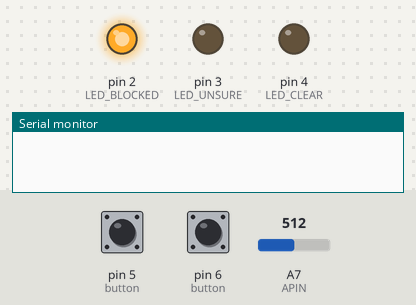
This sketch was run on a simulated Arduino Nano, built with avr-gcc and run on an emulated ATmega328P. Shown: output pins drawn as LEDs (lit = HIGH), the last lines printed to the serial monitor. The test bench sets the inputs (shaded band); at power-on: pin 5 (button) HIGH, pin 6 (button) HIGH, A7 (APIN) = 512.

Above: at 0.1 s.
At 0.6 s:
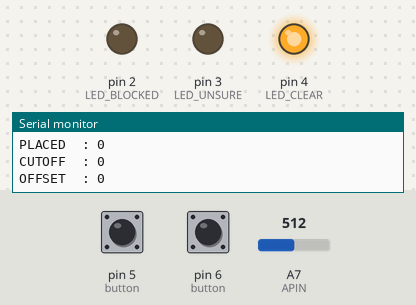
Timing chart, 0 to 2.1 s (numbered marks = the images above):
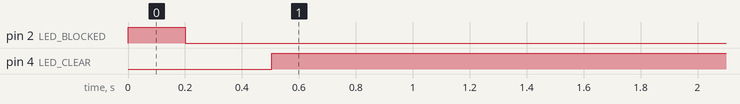

The sketch:

photodetector_cube_demo.ino
```cpp
/****************************************************************************

File Name:      photodetector_cube_demo.ino
Author:         Curtis Lee
Description:    Testing a single photodetector cube for Chessbox.
                Designed with visible light LED and photodetector, but should
                work for infrared LEDs too.
                Manually calibrated for now.
****************************************************************************/
/* testing with red LEDs? */
#define COLOR_RED true
/* print everything, for debugging */
#define VERBOSE false

/* number of buttons and calibration values */
#define NUM 2

/* pins */
#define APIN A7
#define BUTTON_BASELINE 5
#define BUTTON_CALIBRATE 6
#define LED_UNSURE 3
#define LED_CLEAR 4
#define LED_BLOCKED 2
#define LED_SQUARE 2

/* calibration and read values */
#define SAMPLE_TIMES 10
#define SAMPLE_RATE 50
int calibration[NUM];
int cutoff;
long lastReadTime = 0;
/* red bleeds IR, need to offset */
int redOffset;

/* handle buttons (probably overkill method btw) */
#define DEBOUNCE_TIME 150
#define FUNC_BASELINE 0
#define FUNC_CALIBRATE 1
byte button[NUM] = {BUTTON_BASELINE, BUTTON_CALIBRATE};
long currentTime[NUM] = {0};
long lastTime[NUM] = {0};
bool currentState[NUM] = {LOW};
bool prevState[NUM] = {LOW};
bool blocked = false;
bool light = LOW;
long lastLightTime = 0;

/* function declares */
int readAvgValue();
int readAvgValue(int * value);

/* you know what this is */
void setup() {
  Serial.begin(115200);
  pinMode(LED_UNSURE, OUTPUT);
  pinMode(LED_CLEAR, OUTPUT);
  pinMode(LED_BLOCKED, OUTPUT);
  pinMode(LED_SQUARE, OUTPUT);
  for(int i = 0; i < NUM; i++){
    pinMode(button[i], INPUT_PULLUP);
  }

  if(COLOR_RED) redOffset = getRedOffset();
  /* calibrate baseline at startup, assuming it starts clear */
  calibration[FUNC_BASELINE] = readAvgValue();
  printVariables();
}

/* you know what this is */
void loop() {
  /* get the current time each loop */
  long now = millis();

  /* debounce and handle every button, again probably overkill */
  for(int i = 0; i < NUM; i++){
      currentState[i] = digitalRead(button[i]);
      if(now - lastTime[i] > DEBOUNCE_TIME)
      {
        if(currentState[i] == LOW && prevState[i] == HIGH)
        {
          /* calibrate specified value */
          if(COLOR_RED && light){
            calibration[i] = readAvgValue() - redOffset;
          }
          else{
            readAvgValue(&calibration[i]);
          }
          readAvgValue(&calibration[i]);
          /*  and recalculate cutoff point */
          cutoff = (calibration[FUNC_BASELINE]+calibration[FUNC_CALIBRATE]) / 2;
          /*  and might as well print those values */
          printVariables();
          lastTime[i] = now;
        }
        prevState[i] = currentState[i];
      }
  }

  /* only sample at the defined sample rate */
  if(now - lastReadTime > SAMPLE_RATE){
    /* read photodiode value */
    int sensorValue = analogRead(APIN);
    if(VERBOSE) Serial.println(sensorValue);

    /* print LED accordingly */
    if(COLOR_RED && light){
      blocked = (sensorValue - redOffset) < cutoff;
    }
    else{
      blocked = sensorValue < cutoff;
    }
    //digitalWrite(LED_BLOCKED, blocked);
    if(!blocked) light = LOW;
    digitalWrite(LED_CLEAR, !blocked);

    lastReadTime = now;
  }

  if(blocked && (now - lastLightTime > 500)){
    light = !light;
    lastLightTime = now;
  }
  digitalWrite(LED_SQUARE, light);
}

/* prints out calibration info */
void printVariables(){
  Serial.print(F("BASELINE: "));
  Serial.println(calibration[FUNC_BASELINE]);
  Serial.print(F("PLACED  : "));
  Serial.println(calibration[FUNC_CALIBRATE]);
  Serial.print(F("CUTOFF  : "));
  Serial.println(cutoff);
  Serial.print(F("OFFSET  : "));
  Serial.println(redOffset);
}
/* calculates the offset to compensate if using red LED that emits IR */
int getRedOffset(){
  digitalWrite(LED_SQUARE, HIGH);
  delay(100);
  int red = readAvgValue();
  digitalWrite(LED_SQUARE, LOW);
  delay(100);
  int black = readAvgValue();
  int offset =  red - black;
  if(VERBOSE){
    Serial.print(F("Red Offset: "));
    Serial.print(red);
    Serial.print(F(" + "));
    Serial.print(black);
    Serial.print(F(" = "));
    Serial.println(offset);
  }
  return red - black;
}
/* readAvgValue but stores value at passed pointer */
int readAvgValue(int * value){
  *value = readAvgValue();
}
/* returns an average of the input when called */
int readAvgValue(){
  int value = 0;
  Serial.println(F("Calibrating..."));

  /* sample the amount of times specified */
  for(int i = 1; i <= SAMPLE_TIMES; i++){
    /* this algorithm constantly basically does a continous average */
    value = value + (analogRead(APIN) - value)/i;
    if(VERBOSE){
      Serial.print(F("Sample #"));
      Serial.print(i);
      Serial.print(": ");
      Serial.println(value);
    }
    /* read slowly, for no reason */
    delay(10);
  }
  if(VERBOSE){
    Serial.print(F("Average Sensor Value: "));
    Serial.println(value);
  }
  return value;
}
```

Measured:
- by itself, pin 4 (LED_CLEAR): LOW → HIGH at 0.51 s
